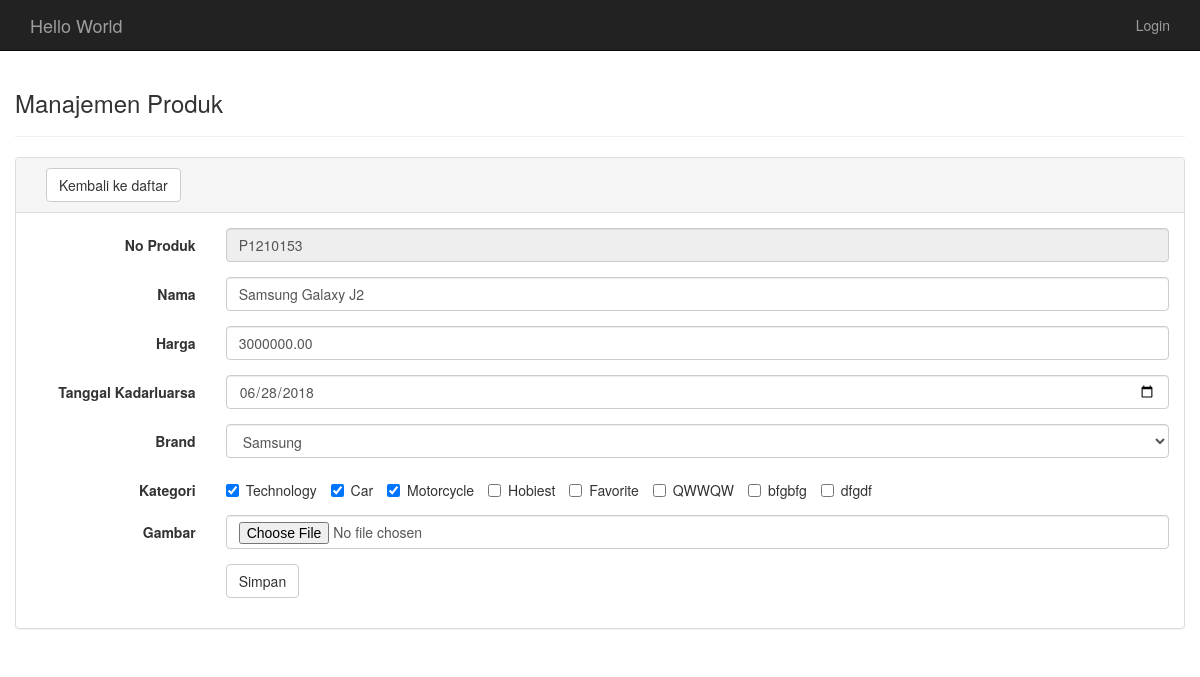
Screenshot of /product/edit/8 with the database file from the repository.
### tables this page shows
CREATE TABLE `products` (
  `id` int(10) unsigned NOT NULL AUTO_INCREMENT,
  `code` char(8) DEFAULT NULL,
  `name` varchar(191) DEFAULT NULL,
  `price` double(19,2) DEFAULT NULL,
  `brand_id` int(10) unsigned DEFAULT NULL,
  `image` varchar(191) DEFAULT NULL,
  `expired` date DEFAULT NULL,
  `created_at` timestamp NULL DEFAULT NULL,
  PRIMARY KEY (`id`),
  KEY `products_ibfk_1` (`brand_id`),
  CONSTRAINT `products_ibfk_1` FOREIGN KEY (`brand_id`) REFERENCES `brands` (`id`) ON DELETE CASCADE ON UPDATE NO ACTION
);

CREATE TABLE `categories` (
  `id` int(10) unsigned NOT NULL AUTO_INCREMENT,
  `name` varchar(191) DEFAULT NULL,
  `description` text,
  `created_at` timestamp NULL DEFAULT NULL,
  PRIMARY KEY (`id`)
);

### application/libraries/Template.php (called while the page is built, shortened)
<?php
class Partial {
    protected $_ci, $_content, $_name, $_cache_ttl = 0, $_cached = false, $_identifier, $_trigger;
    public function __construct($name, $args = array()) {
        $this->_ci = &get_instance();
    }
    public function view($view, $data = array(), $overwrite = false) {
        if (!$this->_cached) {
            $content = $this->_ci->load->view($view, $data, true);
        }
        return $this;
    }
}

### application/controllers/Product.php (called while the page is built, shortened)
<?php defined('BASEPATH') OR exit('No direct script access allowed');
class Product extends MY_Controller{
	protected $page = "product";
	public function __construct(){
		$this->template->title = "Produk";
		$this->template->pageTitle = 'Manajemen Produk';
	}
	public function edit($id){
		$data = $this->mdl->findById($id);
		$component = array(
			"data"=>$data,
			"catSelected"=>$this->mdl->categories($id),
			"brands"=>$this->brands->getAll(),
			"categories"=>$this->categories->getAll()
		);
		$this->template->content->view($this->page.'/'.strtolower(__FUNCTION__), $component);
		$this->template->publish();
	}
}

### index.php (called while the page is built, shortened)
<?php
require_once BASEPATH.'core/CodeIgniter.php';

### application/core/MY_Model.php (called while the page is built, shortened)
<?php defined('BASEPATH') OR exit('No direct script access allowed');
class MY_Model extends CI_Model{
	protected $table, $tableColumn;
	public function __construct(){
		$this->db = $this->load->database('default', TRUE);
	}
	public function findById($id){
		$this->db->where('id', $id);
        $this->db->limit(1);
        return $this->db->get($this->table)->row();
	}
	public function getAll($select = "*"){
		$this->db->select($select);
		return $this->db->get($this->table)->result();
	}
}

### application/models/product_model.php (called while the page is built, shortened)
<?php defined('BASEPATH') OR exit('No direct script access allowed');
class product_model extends MY_Model{
	public function categories($id){
		$this->db->where('product_id',$id);
		$this->db->join('categories','categories.id = products_categories.category_id');
		return $this->db->get('products_categories')->result();
	}
}

### application/views/product/edit.php (the view, shortened to what this page needs)
<div class="panel panel-default">
	<div class="panel-heading">
		<div class="col-md-6">
			<a href="<?php echo site_url("product");?>" class="btn btn-default">
				Kembali ke daftar
			</a>
		</div>
		<div class="col-md-6"></div>
		<div class="clearfix"></div>
	</div>
	<div class="panel-body">
		<?php echo form_open("product/update",["class"=>"form-horizontal","enctype" => "multipart/form-data"]); ?>
		   <div class="form-group">
		      <label for="code" class="col-sm-2 control-label">No Produk</label>
		      <div class="col-sm-10">
		        <input type="text" class="form-control" id="code" name="code" value="<?php echo $data->code;?>" readonly="true" />
		      </div>
		   </div>
		   <div class="form-group">
		      <label for="name" class="col-sm-2 control-label">Nama</label>
		      <div class="col-sm-10">
		        <input type="text" class="form-control" id="name" name="name" value="<?php echo $data->name;?>" />
		      </div>
		   </div>
		   <div class="form-group">
		      <label for="price" class="col-sm-2 control-label">Harga</label>
		      <div class="col-sm-10">
		        <input type="number" class="form-control" id="price" min="0" value="<?php echo $data->price;?>" name="price" />
		      </div>
		   </div>
		   <div class="form-group">
		      <label for="expired" class="col-sm-2 control-label">Tanggal Kadarluarsa</label>
		      <div class="col-sm-10">
		        <input type="date" class="form-control" id="expired" name="expired" value="<?php echo $data->expired;?>" />
		      </div>
		   </div>
		   <div class="form-group">
		      <label for="brand" class="col-sm-2 control-label">Brand</label>
		      <div class="col-sm-10">
		         <select name="brand_id" class="form-control" required="true">
		         	 <?php foreach($brands as $b): $selected = $b->id == $data->brand_id ? "selected" : "";  ?>
		         	 	<option value="<?php echo $b->id;?>" <?php echo $selected;?>  ><?php echo $b->name;?></option>
		         	 <?php EndForeach; ?>
		         </select>
		      </div>
		   </div>
		    <div class="form-group">
		      <label for="catgories" class="col-sm-2 control-label">Kategori</label>
		      <div class="col-sm-10">
		      		<?php foreach($categories as $c): ?>
			           <label class="checkbox-inline">
			           	  <?php $selected = ""; foreach($catSelected as $cs){  if($c->id == $cs->id){ $selected = "checked"; } } ?>
					      <input type="checkbox" name="categories[]" value="<?php echo $c->id;?>" <?php echo $selected;?>> <?php echo $c->name;?>
					   </label>
				   <?php EndForeach; ?>
		      </div>
		   </div>
		   <div class="form-group">
		      <label for="firstname" class="col-sm-2 control-label">Gambar</label>
		      <div class="col-sm-10">
		        <input type="file" class="form-control" id="images" name="file" />
		      </div>
		   </div>
		   <div class="form-group">
		      <div class="col-sm-offset-2 col-sm-10">
		         <button type="submit" class="btn btn-default">Simpan</button>
		      </div>
		   </div>
		<?php echo form_close(); ?>
	</div>
</div>

### assets/css/blog-home.css (style rules this page uses)
body { padding-top: 70px; }

### rows the page displays
products: code "P1210153", name "Samsung Galaxy J2", price "3000000.00", expired "06/28/2018"
categories: name "Technology"
categories: name "Car"
categories: name "Motorcycle"
categories: name "Hobiest"
categories: name "Favorite"
categories: name "QWWQW"
categories: name "bfgbfg"
categories: name "dfgdf"

### other values shown
$this->template->pageTitle->default("Page Title") "Manajemen Produk"
form field brand_id "Samsung"
